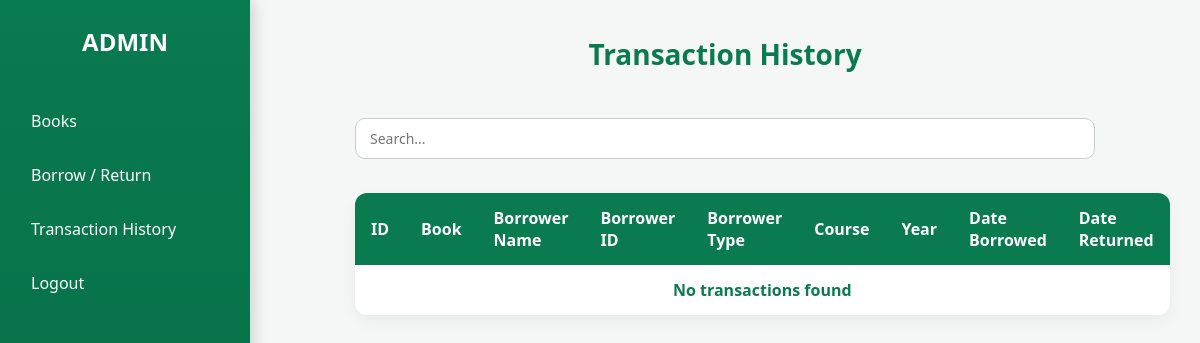
/pisti/Transaction.php (signed in), run on an earlier commit of the app's database.
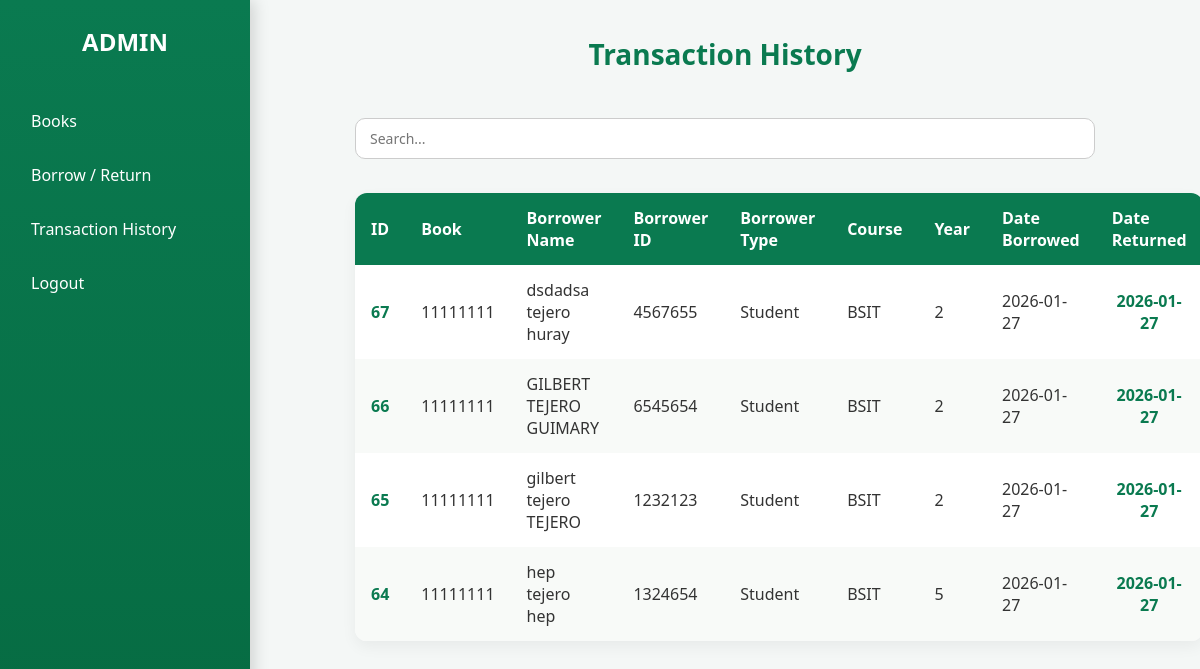
And on a later commit of the database.
### tables this page shows
CREATE TABLE `transactions` (
  `transaction_id` int(11) NOT NULL,
  `borrower_id` int(7) NOT NULL,
  `book_id` int(11) NOT NULL,
  `date_borrowed` date NOT NULL,
  `date_returned` date DEFAULT NULL,
  `quantity` int(11) DEFAULT 1,
  `borrower_type` varchar(10) NOT NULL
);

CREATE TABLE `books` (
  `book_id` int(11) NOT NULL,
  `Title` varchar(20) NOT NULL,
  `Edition` varchar(20) NOT NULL,
  `status` enum('Available','Borrowed','Defective','Out of Stock') DEFAULT 'Available',
  `volume` int(10) NOT NULL,
  `available` int(10) DEFAULT 0,
  `borrowed` int(10) DEFAULT 0,
  `Author` varchar(20) NOT NULL,
  `Accession_Number` varchar(50) NOT NULL,
  `Imprint` varchar(50) NOT NULL,
  `Publisher` varchar(20) NOT NULL,
  `Shelf_Location` varchar(20) NOT NULL,
  `Call_Number` varchar(50) NOT NULL,
  `Copies` int(10) NOT NULL
);

CREATE TABLE `borrower` (
  `borrower_id` int(7) NOT NULL,
  `first_name` varchar(15) NOT NULL,
  `middle_name` varchar(15) NOT NULL,
  `last_name` varchar(15) NOT NULL,
  `borrower_name` varchar(25) NOT NULL,
  `course` varchar(4) NOT NULL,
  `year` int(10) NOT NULL,
  `borrower_type` varchar(10) NOT NULL
);

### pisti/Transaction.php (the view, shortened to what this page needs)
<?php
$servername = "localhost";
$username   = "root";
$password   = "";
$database   = "school_inventory";
$conn = new mysqli($servername, $username, $password, $database);
$conn->set_charset("utf8mb4");
$sql = "
    SELECT
        t.transaction_id,
        t.date_borrowed,
        t.date_returned,
        b.borrower_name,
        b.borrower_type,
        b.borrower_id,
        b.course,
        b.year,
        bo.Title
    FROM transactions t
    LEFT JOIN borrower b ON t.borrower_id = b.borrower_id
    LEFT JOIN books bo ON t.book_id = bo.book_id
    ORDER BY t.transaction_id DESC
";
$transactions = $conn->query($sql);
?>
<!DOCTYPE html>
<html lang="en">
<head>
    <link rel="stylesheet" href="style.css">
</head>
<body>
<aside class="sidebar">
    <h2>ADMIN</h2>
    <ul>
        <li><a href="index.php">Books</a></li>
        <li><a href="borrow.php">Borrow / Return</a></li>
        <li><a href="Transaction.php" >Transaction History</a></li>
        <li><a href="logout.php">Logout</a></li>
    </ul>
</aside>
<div class="main">
    <h1>Transaction History</h1>
    <input
        type="text"
        id="searchInput"
        placeholder="Search..."
        onkeyup="searchTable()"
    >
    <table id="transactionTable">
        <thead>
            <tr>
                <th>ID</th>
                <th>Book</th>
                <th>Borrower Name</th>
                <th>Borrower ID</th>
                <th>Borrower Type</th>
                <th>Course</th>
                <th>Year</th>
                <th>Date Borrowed</th>
                <th>Date Returned</th>
            </tr>
        </thead>
        <tbody>
            <?php if ($transactions && $transactions->num_rows > 0): ?>
                <?php while ($row = $transactions->fetch_assoc()): ?>
                    <tr>
                        <td><?= htmlspecialchars($row['transaction_id']) ?></td>
                        <td><?= htmlspecialchars($row['Title'] ?? '-') ?></td>
                        <td><?= htmlspecialchars($row['borrower_name'] ?? '-') ?></td>
                        <td><?= htmlspecialchars($row['borrower_id'] ?? '-') ?></td>
                        <td><?= htmlspecialchars($row['borrower_type'] ?? '-') ?></td>
                        <td><?= htmlspecialchars($row['course'] ?: '-') ?></td>
                        <td><?= htmlspecialchars($row['year'] ?: '-') ?></td>
                        <td><?= htmlspecialchars($row['date_borrowed']) ?></td>
                        <td><?= htmlspecialchars($row['date_returned'] ?? '-') ?></td>
                    </tr>
                <?php endwhile; ?>
            <?php else: ?>
                <tr>
                    <td colspan="9" style="text-align:center;">No transactions found</td>
                </tr>
            <?php endif; ?>
        </tbody>
    </table>
</div>
</body>
</html>

What changed in the data, as far as the page shows it:
added transactions: transaction_id "67", book.Title "11111111", borrower.borrower_name "dsdadsa tejero huray", borrower.borrower_id "4567655", borrower.borrower_type "Student", borrower.course "BSIT", borrower.year "2", date_borrowed "2026-01-27", date_returned "2026-01-27"
added transactions: transaction_id "66", book.Title "11111111", borrower.borrower_name "GILBERT TEJERO GUIMARY", borrower.borrower_id "6545654", borrower.borrower_type "Student", borrower.course "BSIT", borrower.year "2", date_borrowed "2026-01-27", date_returned "2026-01-27"
added transactions: transaction_id "65", book.Title "11111111", borrower.borrower_name "gilbert tejero TEJERO", borrower.borrower_id "1232123", borrower.borrower_type "Student", borrower.course "BSIT", borrower.year "2", date_borrowed "2026-01-27", date_returned "2026-01-27"
added transactions: transaction_id "64", book.Title "11111111", borrower.borrower_name "hep tejero hep", borrower.borrower_id "1324654", borrower.borrower_type "Student", borrower.course "BSIT", borrower.year "5", date_borrowed "2026-01-27", date_returned "2026-01-27"
Also different on the page:
text no longer shown: "No transactions found"
